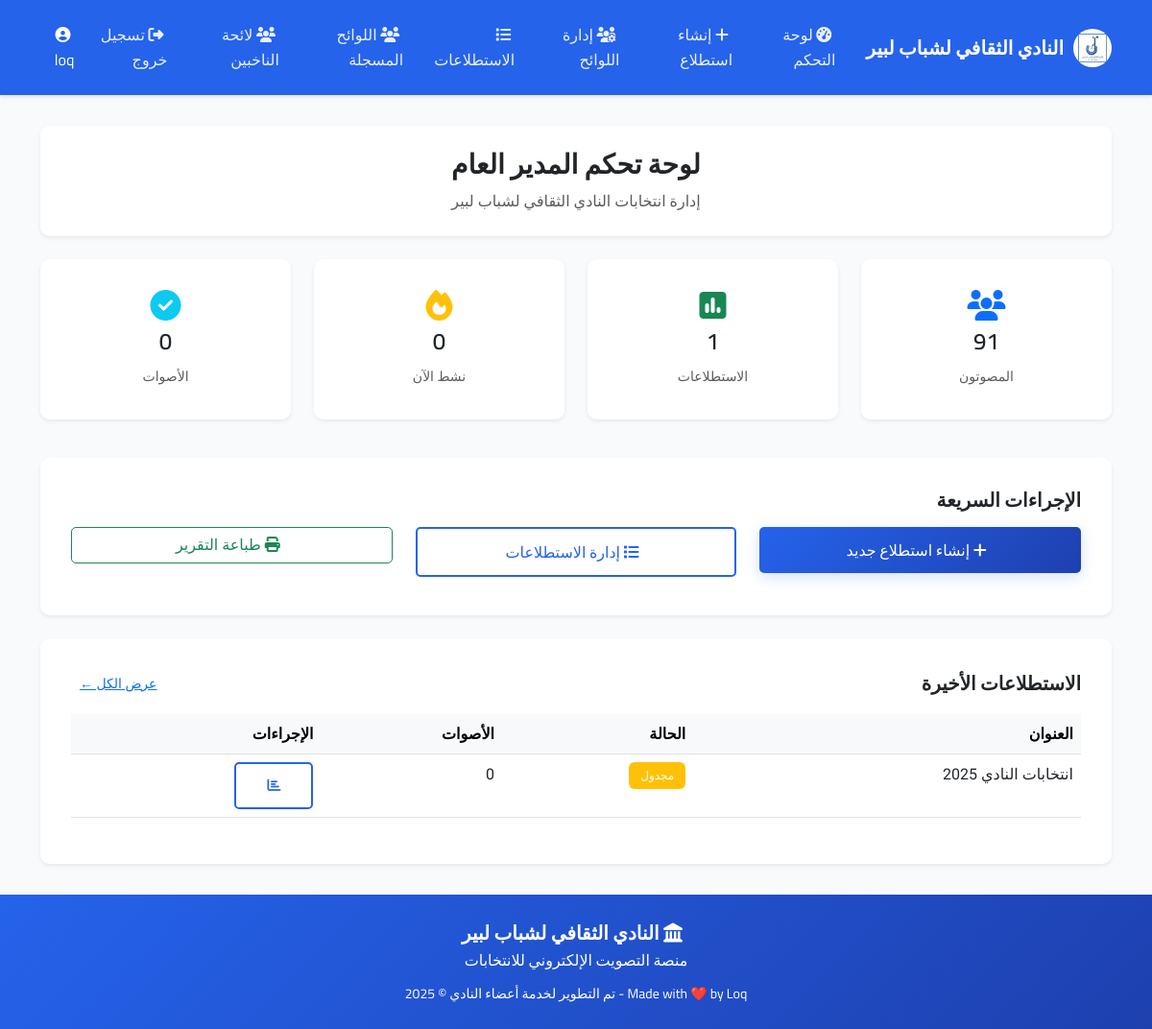
The app's page /vote-admin/dashboard/ (signed in) with its own data.
### voting/models.py (models this page shows, shortened)
class CustomUser(AbstractUser):
    ADMIN_CHOICES = [
        ('user', 'Regular User'),
        ('view_admin', 'View Admin'),
        ('super_admin', 'Super Admin'),
    ]
    id = models.UUIDField(primary_key=True, default=uuid.uuid4, editable=False)
    full_name = models.CharField(
        max_length=100,
        blank=True,
        null=True,
        help_text="Full name of the user"
    )
    phone_regex = RegexValidator(
        regex=r'^\+?1?\d{9,15}$',
        message="Phone number must be entered in the format: '+999999999'. Up to 15 digits allowed."
    )
    phone_number = models.CharField(
        validators=[phone_regex],
        max_length=17,
        unique=True,
        blank=True,
        null=True,
        help_text="Phone number for regular users"
    )
    is_phone_verified = models.BooleanField(
        default=False,
        help_text="Whether the phone number has been verified via OTP"
    )
    otp_code = models.CharField(
        max_length=6,
        blank=True,
        null=True,
        help_text="Current OTP code for verification"
    )
    otp_created_at = models.DateTimeField(
        blank=True,
        null=True,
        help_text="When the current OTP was generated"
    )
    user_type = models.CharField(
        max_length=15,
        choices=ADMIN_CHOICES,
        default='user',
        help_text="Type of user: regular user, view admin, or super admin"
    )
    created_at = models.DateTimeField(
        auto_now_add=True,
        help_text="When this user account was created"
    )
    objects = CustomUserManager()
    USERNAME_FIELD = 'username'
    REQUIRED_FIELDS = ['email']
    class Meta:
        verbose_name = 'User'
        verbose_name_plural = 'Users'
        ordering = ['-created_at']
    def is_admin(self):
        return self.user_type in ['view_admin', 'super_admin']
    def can_create_polls(self):
        return self.user_type == 'super_admin'

class Poll(models.Model):
    STATUS_CHOICES = [
        ('draft', 'Draft'),
        ('scheduled', 'Scheduled'),
        ('active', 'Active'),
        ('closed', 'Closed'),
    ]
    id = models.UUIDField(primary_key=True, default=uuid.uuid4, editable=False)
    title = models.CharField(max_length=200)
    description = models.TextField(blank=True, null=True)
    start_time = models.DateTimeField()
    end_time = models.DateTimeField()
    created_by = models.ForeignKey(CustomUser, on_delete=models.CASCADE, related_name='created_polls')
    status = models.CharField(max_length=15, choices=STATUS_CHOICES, default='draft')
    created_at = models.DateTimeField(auto_now_add=True)
    updated_at = models.DateTimeField(auto_now=True)
    class Meta:
        ordering = ['-created_at']
    def is_active(self):
        now = timezone.now()
        return self.start_time <= now <= self.end_time and self.status == 'active'
    def is_upcoming(self):
        return timezone.now() < self.start_time and self.status == 'scheduled'
    def get_total_votes(self):
        return Vote.objects.filter(poll=self).count()

### voting/views.py (the view)
# urls.py: path('vote-admin/dashboard/', views.admin_dashboard_view, name='admin_dashboard'),
@login_required
def admin_dashboard_view(request):
    if request.user.user_type != 'super_admin':
        messages.error(request, 'ليس لديك صلاحية للوصول إلى لوحة التحكم')
        return redirect('dashboard')
    total_users = CustomUser.objects.filter(user_type='user').count()
    total_polls = Poll.objects.count()
    active_polls = Poll.objects.filter(status='active').count()
    total_votes = Vote.objects.count()
    verified_users_count = CustomUser.objects.filter(user_type='user', is_phone_verified=True).count()
    verified_users = round((verified_users_count / total_users * 100) if total_users > 0 else 0)
    recent_polls = Poll.objects.all().order_by('-created_at')[:10]
    context = {
        'total_users': total_users,
        'total_polls': total_polls,
        'active_polls': active_polls,
        'total_votes': total_votes,
        'verified_users': verified_users,
        'recent_polls': recent_polls,
        'can_create_polls': request.user.can_create_polls(),
    }
    return render(request, 'admin/dashboard.html', context)

### voting/templates/admin/dashboard.html (shortened to what this page needs)
{% extends 'base.html' %}
{% block content %}
<div class="row mb-4">
    <div class="col-12">
        <div class="card border-0 shadow-sm">
            <div class="card-body text-center py-4">
                <h3 class="mb-2">لوحة تحكم المدير العام</h3>
                <p class="text-muted mb-0">إدارة انتخابات النادي الثقافي لشباب لبير</p>
            </div>
        </div>
    </div>
</div>
<div class="row mb-4">
    <div class="col-md-3 col-6 mb-3">
        <div class="card border-0 shadow-sm">
            <div class="card-body text-center">
                <i class="fas fa-users fa-2x text-primary mb-2"></i>
                <h4>{{ total_users }}</h4>
                <small class="text-muted">المصوتون</small>
            </div>
        </div>
    </div>
    <div class="col-md-3 col-6 mb-3">
        <div class="card border-0 shadow-sm">
            <div class="card-body text-center">
                <i class="fas fa-poll fa-2x text-success mb-2"></i>
                <h4>{{ total_polls }}</h4>
                <small class="text-muted">الاستطلاعات</small>
            </div>
        </div>
    </div>
    <div class="col-md-3 col-6 mb-3">
        <div class="card border-0 shadow-sm">
            <div class="card-body text-center">
                <i class="fas fa-fire fa-2x text-warning mb-2"></i>
                <h4>{{ active_polls }}</h4>
                <small class="text-muted">نشط الآن</small>
            </div>
        </div>
    </div>
    <div class="col-md-3 col-6 mb-3">
        <div class="card border-0 shadow-sm">
            <div class="card-body text-center">
                <i class="fas fa-check-circle fa-2x text-info mb-2"></i>
                <h4>{{ total_votes }}</h4>
                <small class="text-muted">الأصوات</small>
            </div>
        </div>
    </div>
</div>
<div class="row mb-4">
    <div class="col-12">
        <div class="card border-0 shadow-sm">
            <div class="card-body">
                <h5 class="mb-3">الإجراءات السريعة</h5>
                <div class="row">
                    <div class="col-md-4 mb-2">
                        <a href="{% url 'create_poll' %}" class="btn btn-primary w-100">
                            <i class="fas fa-plus ms-2"></i>
                            إنشاء استطلاع جديد
                        </a>
                    </div>
                    <div class="col-md-4 mb-2">
                        <a href="{% url 'poll_management' %}" class="btn btn-outline-primary w-100">
                            <i class="fas fa-list ms-2"></i>
                            إدارة الاستطلاعات
                        </a>
                    </div>
                    <div class="col-md-4 mb-2">
                        <button class="btn btn-outline-success w-100" onclick="window.print()">
                            <i class="fas fa-print ms-2"></i>
                            طباعة التقرير
                        </button>
                    </div>
                </div>
            </div>
        </div>
    </div>
</div>
<div class="row">
    <div class="col-12">
        <div class="card border-0 shadow-sm">
            <div class="card-body">
                <div class="d-flex justify-content-between align-items-center mb-3">
                    <h5 class="mb-0">الاستطلاعات الأخيرة</h5>
                    <a href="{% url 'poll_management' %}" class="btn btn-sm btn-link">عرض الكل ←</a>
                </div>
                {% if recent_polls %}
                    <div class="table-responsive">
                        <table class="table table-hover">
                            <thead class="table-light">
                                <tr>
                                    <th>العنوان</th>
                                    <th>الحالة</th>
                                    <th>الأصوات</th>
                                    <th>الإجراءات</th>
                                </tr>
                            </thead>
                            <tbody>
                                {% for poll in recent_polls|slice:":5" %}
                                    <tr>
                                        <td>{{ poll.title }}</td>
                                        <td>
                                            {% if poll.is_active %}
                                                <span class="badge bg-success">نشط</span>
                                            {% elif poll.is_upcoming %}
                                                <span class="badge bg-warning">مجدول</span>
                                            {% else %}
                                                <span class="badge bg-secondary">منتهي</span>
                                            {% endif %}
                                        </td>
                                        <td>{{ poll.get_total_votes }}</td>
                                        <td>
                                            <a href="{% url 'poll_results' poll.id %}" class="btn btn-sm btn-outline-primary">
                                                <i class="fas fa-chart-bar"></i>
                                            </a>
                                        </td>
                                    </tr>
                                {% endfor %}
                            </tbody>
                        </table>
                    </div>
                {% endif %}
            </div>
        </div>
    </div>
</div>
{% endblock %}

### voting/templates/base.html (shortened to what this page needs)
{% load static %}
<!DOCTYPE html>
<html lang="ar" dir="rtl">
<head>
    <link href="https://cdnjs.cloudflare.com/ajax/libs/bootstrap/5.3.0/css/bootstrap.rtl.min.css" rel="stylesheet">
    <link href="https://cdnjs.cloudflare.com/ajax/libs/font-awesome/6.4.0/css/all.min.css" rel="stylesheet">
</head>
<body>
    <nav class="navbar navbar-expand-lg navbar-dark">
        <div class="container">
            <a class="navbar-brand d-flex align-items-center" href="{% url 'dashboard' %}">
            <div class="club-logo">
                <img src="{% static 'club-logo.png' %}" alt="شعار النادي">
            </div>
            <span class="club-name">النادي الثقافي لشباب لبير</span>
        </a>
            <div class="collapse navbar-collapse" id="navbarNav">
                <ul class="navbar-nav me-auto">
                    {% if user.is_authenticated %}
                        {% if user.user_type == 'super_admin' %}
                            <li class="nav-item">
                                <a class="nav-link" href="{% url 'admin_dashboard' %}">
                                    <i class="fas fa-tachometer-alt ms-1"></i>
                                    لوحة التحكم
                                </a>
                            </li>
                            <li class="nav-item">
                                <a class="nav-link" href="{% url 'create_poll' %}">
                                    <i class="fas fa-plus ms-1"></i>
                                    إنشاء استطلاع
                                </a>
                            </li>
                              <li class="nav-item">
                                <a class="nav-link" href="{% url 'team_management' %}">
                                    <i class="fas fa-users-cog ms-1"></i>
                                    إدارة اللوائح
                                </a>
                            </li>
                        {% endif %}
                        {% if user.is_admin %}
                            <li class="nav-item">
                                <a class="nav-link" href="{% url 'poll_management' %}">
                                    <i class="fas fa-list ms-1"></i>
                                    الاستطلاعات
                                </a>
                        {% endif %}
                    <li class="nav-item">
                            <a class="nav-link" href="{% url 'teams_list' %}">
                                <i class="fas fa-users ms-1"></i>
                                اللوائح المسجلة
                            </a>
                        </li>
                          </li>
                               <li class="nav-item">
                                <a class="nav-link" href="{% url 'registered_users' %}">
                                    <i class="fas fa-users ms-1"></i>
                                    لائحة الناخبين
                                </a>
                            </li>
                        <li class="nav-item">
                            <a class="nav-link" href="{% url 'logout' %}">
                                <i class="fas fa-sign-out-alt ms-1"></i>
                                تسجيل خروج
                            </a>
                        </li>
                    {% endif %}
                </ul>
                {% if user.is_authenticated %}
                    <span class="navbar-text text-white">
                        <i class="fas fa-user-circle ms-1"></i>
                        {% if user.user_type == 'user' %}
                            {{ user.phone_number }}
                        {% else %}
                            {{ user.username }}
                        {% endif %}
                    </span>
                {% endif %}
            </div>
        </div>
    </nav>
    <main class="main-content">
        <div class="container">
            {% block content %}{% endblock %}
        </div>
    </main>
    <footer class="footer">
        <div class="container">
            <div class="club-footer">
                <div class="club-name">
                    <i class="fas fa-landmark ms-2"></i>
                    النادي الثقافي لشباب لبير
                </div>
                <div class="election-info">
                    منصة التصويت الإلكتروني للانتخابات
                </div>
                <div class="mt-2">
                    <small class="">
                 Made with ❤️ by Loq - تم التطوير لخدمة أعضاء النادي        © 2025
                    </small>
                </div>
            </div>
        </div>
    </footer>
</body>
</html>

### records on screen
CustomUser: username "loq"
Poll: title "انتخابات النادي 2025", status "مجدول", get_total_votes "0"

### other values on screen
{{ total_users }} "91"
{{ total_polls }} "1"
{{ active_polls }} "0"
{{ total_votes }} "0"
